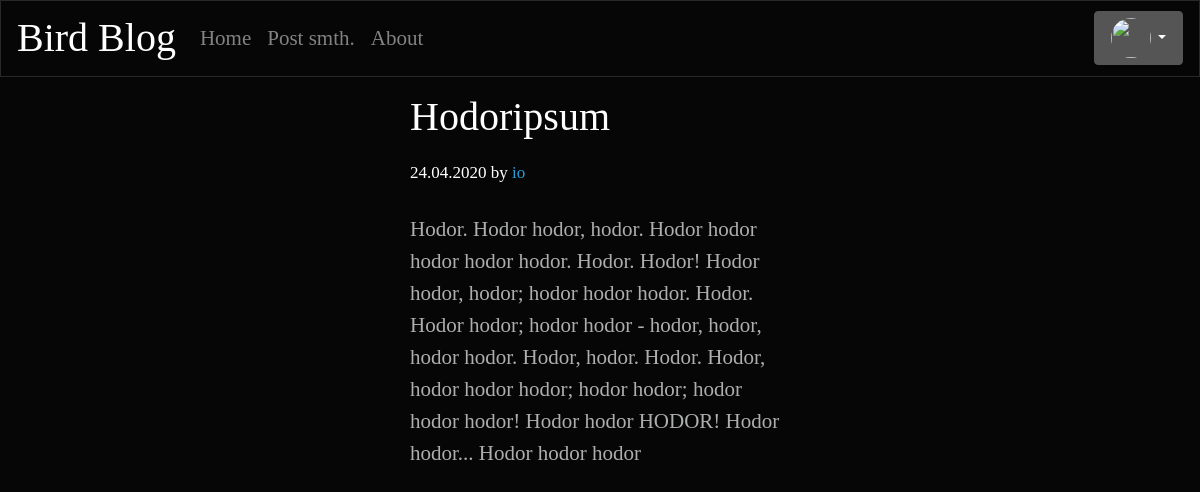
The page /texts/2 (signed in) on the database as committed earlier.
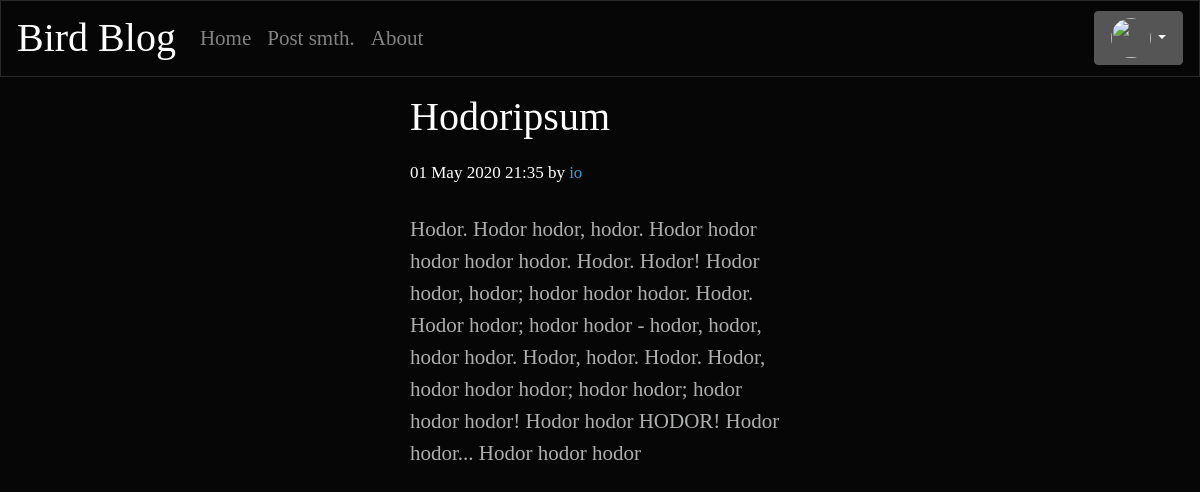
The same page on the database as committed later.
### tables this page shows
CREATE TABLE "texts" (
	"ID"	INTEGER,
	"textName"	TEXT,
	"textContent"	TEXT,
	"author"	TEXT,
	"date"	TEXT,
	"rating"	INTEGER,
	"dateComputer"	INTEGER
);

### server.py (the view)
@app.route("/texts/<textIDinput>")
def texts(textIDinput):
    try:
        connTexts = sqlite3.connect("texts.db")
        g = connTexts.cursor()
        fullPostData = g.execute("SELECT * FROM `texts` WHERE ID=?;", (textIDinput,))
        fullPostData = fullPostData.fetchall()
        fullPostData = fullPostData[0]
        textName = fullPostData[1]
        textContents = fullPostData[2]
        author = fullPostData[3]
        date = fullPostData[4]
        return render_template("texts.html", textIDinput=textIDinput, textName=textName, textContents=textContents, author=author, date=date)
    except IndexError:
        abort(404)

### server.py (called while the page is built)
@app.after_request
def add_header(response):
    response.headers['Cache-Control'] = 'no-store, no-cache, must-revalidate, post-check=0, pre-check=0, max-age=0'
    response.headers['Pragma'] = 'no-cache'
    response.headers['Expires'] = '-1'
    return response

### templates/texts.html (shortened to what this page needs)
<html>
<head>
{% include '/styles.html' %}
</head>
<body>
{% include 'header.html' %}
<div class="row">
    <div class = "col-md"></div>
        <div class = "col-md">
            <p><h1 class="serifh1">{{textName}}</h1>
            <h3 class = "serifh2">{{date}} by <a href = "/id/{{author}}">{{author}}</a></h3></p>
            <p class = "serif" >{{textContents}}</p>
        </div>
    <div class = "col-md"></div>
</div>
</body>
</html>

Rows that differ between the two databases and show on the page:
changed texts "Hodoripsum": date "24.04.2020" → "01 May 2020 21:35"
